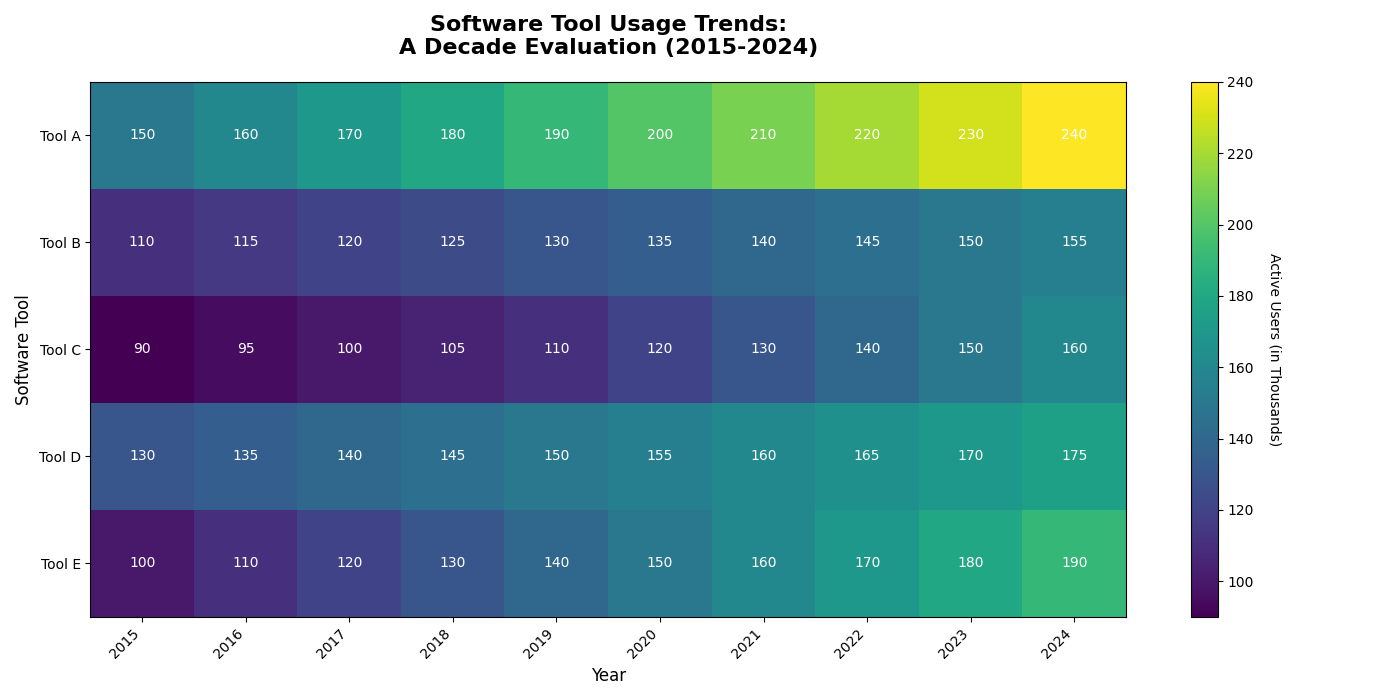

This chart was generated by the following Python code:
import numpy as np
import matplotlib.pyplot as plt

# Define the years and software tools
years = np.arange(2015, 2025)
software_tools = ["Tool A", "Tool B", "Tool C", "Tool D", "Tool E"]

# Define synthetic data for the number of active users (thousands)
active_users = np.array([
    [150, 160, 170, 180, 190, 200, 210, 220, 230, 240],  # Tool A
    [110, 115, 120, 125, 130, 135, 140, 145, 150, 155],  # Tool B
    [90,  95, 100, 105, 110, 120, 130, 140, 150, 160],   # Tool C
    [130, 135, 140, 145, 150, 155, 160, 165, 170, 175],  # Tool D
    [100, 110, 120, 130, 140, 150, 160, 170, 180, 190]   # Tool E
])

fig, ax = plt.subplots(figsize=(14, 7))

# Plot the heatmap
cax = ax.imshow(active_users, cmap='viridis', interpolation='nearest', aspect='auto')

# Add a color bar
cbar = fig.colorbar(cax, ax=ax, orientation='vertical')
cbar.set_label('Active Users (in Thousands)', rotation=270, labelpad=20)

# Set axis labels
ax.set_xlabel('Year', fontsize=12)
ax.set_ylabel('Software Tool', fontsize=12)

# Set x and y ticks
ax.set_xticks(np.arange(len(years)))
ax.set_yticks(np.arange(len(software_tools)))
ax.set_xticklabels(years, rotation=45, ha='right', fontsize=10)
ax.set_yticklabels(software_tools, fontsize=10)

# Title
ax.set_title('Software Tool Usage Trends:\nA Decade Evaluation (2015-2024)', fontsize=16, fontweight='bold', pad=20)

# Annotate each cell with the data value
for i in range(len(software_tools)):
    for j in range(len(years)):
        ax.text(j, i, f'{active_users[i, j]}', ha='center', va='center', color='white', fontsize=10)

# Additional customization: set grid and layout
ax.grid(False)
plt.tight_layout()

# Display the plot
plt.show()
